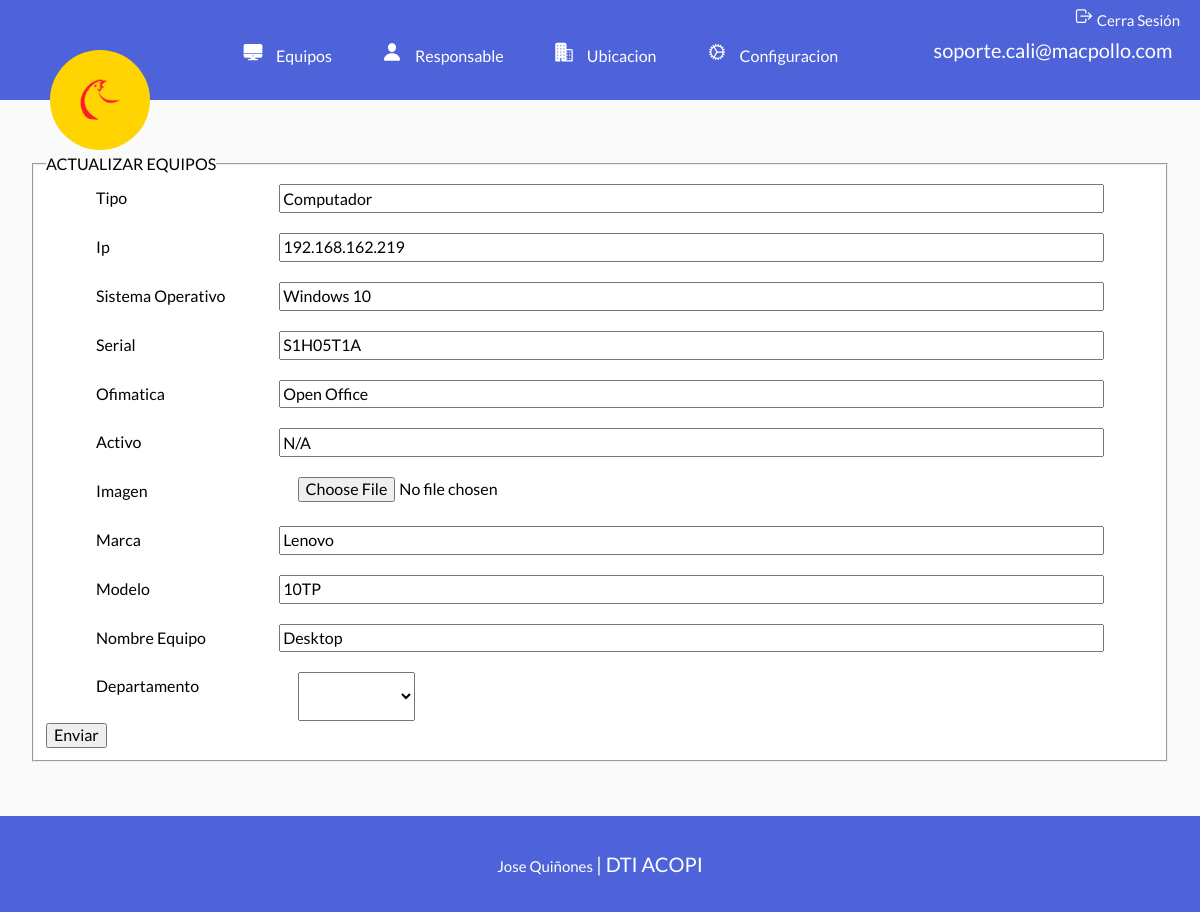
Screenshot of /actualizarEquipos.php?id=15 (signed in) with the database file from the repository.
### tables this page shows
CREATE TABLE `equipos` (
  `id` int(11) NOT NULL AUTO_INCREMENT,
  `tipo` varchar(20) DEFAULT NULL,
  `imagen` varchar(60) DEFAULT NULL,
  `ip` varchar(15) DEFAULT NULL,
  `sistemaOperativo` varchar(15) DEFAULT NULL,
  `serial` varchar(30) DEFAULT NULL,
  `ofimatica` varchar(15) DEFAULT NULL,
  `activo` varchar(8) DEFAULT NULL,
  `marca` varchar(20) DEFAULT NULL,
  `modelo` varchar(15) DEFAULT NULL,
  `nombreEquipo` varchar(15) DEFAULT NULL,
  `idEquipos` int(11) DEFAULT NULL,
  PRIMARY KEY (`id`),
  KEY `fk_equipos_ubicacion1_idx` (`idEquipos`),
  CONSTRAINT `fk_equipos_ubicacion1` FOREIGN KEY (`idEquipos`) REFERENCES `ubicacion` (`id`) ON DELETE NO ACTION ON UPDATE NO ACTION
);

### actualizarEquipos.php (the view, shortened to what this page needs)
<?php
    $id = $_GET['id'];
    $id = filter_var($id, FILTER_VALIDATE_INT);
    $db = connectDB();
    $query = "SELECT * FROM equipos WHERE id = ${id}";
    $resultadoConsulta = mysqli_query($db, $query);
    $dato = mysqli_fetch_assoc($resultadoConsulta);
    $tipo = $dato['tipo'];
    $ip = $dato['ip'];
    $sistemaOperativo = $dato['sistemaOperativo'];
    $serial = $dato['serial'];
    $ofimatica = $dato['ofimatica'];
    $activo = $dato['activo'];
    $marca = $dato['marca'];
    $modelo = $dato['modelo'];
    $nombreEquipo = $dato['nombreEquipo'];
?>
<main class="contenedor">
    <form class="formulario" method="POST" enctype="multipart/form-data">
        <fieldset class="tabla__color">
            <legend>Actualizar Equipos</legend>
            <div class="orden">
                <label for="">Tipo</label>
                <input type="text" placeholder="Tipo de Equipo" name="tipo" id="tipo" value="<?php echo $tipo; ?>">
            </div>
            <div class="orden">
                <label for="">Ip</label>
                <input type="text" placeholder="Numero de Ip" name="ip" id="ip" value="<?php echo $ip; ?>">
            </div>
            <div class="orden">
                <label for="">Sistema Operativo</label>
                <input type="text" placeholder="Sistema Operativo" name="sistemaOperativo" id="sistemaOperativo" value="<?php echo $sistemaOperativo; ?>">
            </div>
            <div class="orden">
                <label for="">Serial</label>
                <input type="text" placeholder="Serial" name="serial" id="serial" value="<?php echo $serial; ?>">
            </div>
            <div class="orden">
                <label for="">Ofimatica</label>
                <input type="text" placeholder="Ofimatica del Equipo" name="ofimatica" id="ofimatica" value="<?php echo $ofimatica; ?>">
            </div>
            <div class="orden">
                <label for="">Activo</label>
                <input type="text" placeholder="Activo del Equipo" name="activo" id="activo" value="<?php echo $activo; ?>">
            </div>
            <div class="orden bloque">
                <label for="">Imagen</label>
                <input class="ancho"  type="file" name="imagen" id="imagen" accept="image/jpg, image/png">
                <img src="imagenesSubmit/<?php echo $imagen ;?>" class="imagen-small" alt="">
            </div>
            <div class="orden">
                <label for="">Marca</label>
                <input name="marca" placeholder="Marca" id="marca" value="<?php echo $marca; ?>"></input>
            </div>
            <div class="orden">
                <label for="">Modelo</label>
                <input name="modelo" placeholder="Marca" id="modelo" value="<?php echo $modelo; ?>"></input>
            </div>
            <div class="orden">
                <label for="">Nombre Equipo</label>
                <input name="nombreEquipo" placeholder="Nombre Equipo" id="nombreEquipo" value="<?php echo $nombreEquipo; ?>"></input>
            </div>
            <div class="orden">
                <label for="">Departamento</label>
                <select name="idEquipos"">
                </select>
            </div>
            <input class="boton boton-eliminar" type="submit" value="Enviar">
        </fieldset>
    </form>
</main>
<?php
    require 'includes/templates/footer.php';
?>

### build/css/app.css (style rules this page uses)
html { line-height:1.15;-webkit-text-size-adjust:100% }
body { margin:0 }
main { display:block }
img { border-style:none }
button,input,optgroup,select,textarea { font-family:inherit;font-size:100%;line-height:1.15;margin:0 }
button,input { overflow:visible }
button,select { text-transform:none }
[type=button],[type=reset],[type=submit],button { -webkit-appearance:button }
fieldset { padding:.35em .75em .625em }
legend { box-sizing:border-box;color:inherit;display:table;max-width:100%;padding:0;white-space:normal }
html { box-sizing:border-box;font-size:62.5% }
*,:after,:before { box-sizing:inherit }
body { font-family:Lato,sans-serif;font-size:1.6rem;line-height:1.8;background-color:#fafafa }
.contenedor { width:95%;max-width:120rem;margin:0 auto 15rem;position:relative }
img,picture { width:100%;display:block }
.tabla__color { background-color:#fff }
.imagen-small { width:15rem }
.orden .ancho { width:40% }
.formulario { margin-top:5rem }
fieldset { text-transform:uppercase }
.orden { display:flex;padding:0 5rem }
.orden label { width:20%;margin-bottom:2rem;text-transform:none }
.orden input { width:90%;margin-bottom:2rem }

### rows the page displays
equipos: tipo "Computador", ip "192.168.162.219", sistemaOperativo "Windows 10", serial "S1H05T1A", ofimatica "Open Office", activo "N/A", marca "Lenovo", modelo "10TP", nombreEquipo "Desktop"

### other values shown
$_SESSION['usuario'] "soporte.cali@macpollo.com"
